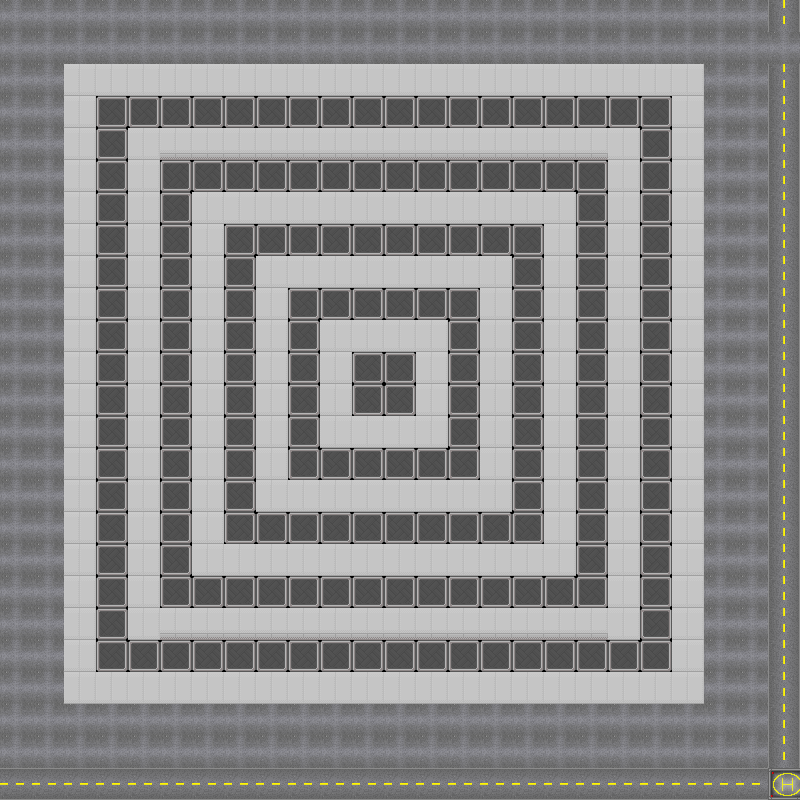

This game map was drawn from its Tiled (.tmx) file and the tilesets committed beside it. A one-line description and the full map source follow:
An orthogonal 25x25 tile map with 32x32 px tiles, 1 tile layer (Tile Layer 1).

<map version="1.0" orientation="orthogonal" renderorder="right-down" width="25" height="25" tilewidth="32" tileheight="32" nextobjectid="1">
 <tileset firstgid="1" name="tileset" tilewidth="32" tileheight="32" tilecount="345" columns="15">
  <image source="tileset.png" width="480" height="736" />
 </tileset>
 <layer name="Tile Layer 1" width="25" height="25">
  <data encoding="csv">
277,277,277,277,277,277,277,277,277,277,277,277,277,277,277,277,277,277,277,277,277,277,277,277,272,
277,277,277,277,277,277,277,277,277,277,277,277,277,277,277,277,277,277,277,277,277,277,277,277,277,
277,277,11,11,11,11,11,11,11,11,11,11,11,11,11,11,11,11,11,11,11,11,277,277,272,
277,277,11,28,28,28,28,28,28,28,28,28,28,28,28,28,28,28,28,28,28,11,277,277,272,
277,277,11,28,11,10,10,10,10,10,10,10,10,10,10,10,10,10,10,11,28,11,277,277,272,
277,277,11,28,11,28,28,28,28,28,28,28,28,28,28,28,28,28,28,11,28,11,277,277,272,
277,277,11,28,11,28,11,11,11,11,11,11,11,11,11,11,11,11,28,11,28,11,277,277,272,
277,277,11,28,11,28,11,28,28,28,28,28,28,28,28,28,28,11,28,11,28,11,277,277,272,
277,277,11,28,11,28,11,28,11,11,11,11,11,11,11,11,28,11,28,11,28,11,277,277,272,
277,277,11,28,11,28,11,28,11,28,28,28,28,28,28,11,28,11,28,11,28,11,277,277,272,
277,277,11,28,11,28,11,28,11,28,11,11,11,11,28,11,28,11,28,11,2684354588,11,277,277,272,
277,277,11,28,11,28,11,28,11,28,11,28,28,11,28,11,28,11,28,11,2684354588,11,277,277,272,
277,277,11,28,11,28,11,28,11,28,11,28,28,11,28,11,28,11,28,11,2684354588,11,277,277,272,
277,277,11,28,11,28,11,28,11,28,11,11,11,11,28,11,28,11,28,11,2684354588,11,277,277,272,
277,277,11,28,11,28,11,28,11,28,28,28,28,28,28,11,28,11,28,11,2684354588,11,277,277,272,
277,277,11,28,11,28,11,28,11,11,11,11,11,11,11,11,28,11,28,11,2684354588,11,277,277,272,
277,277,11,28,11,28,11,28,28,28,28,28,28,28,28,28,28,11,28,11,2684354588,11,277,277,272,
277,277,11,28,11,28,11,11,11,11,11,11,11,11,11,11,11,11,28,11,2684354588,11,277,277,272,
277,277,11,28,11,28,28,28,28,28,28,28,28,28,28,28,28,28,28,11,2684354588,11,277,277,272,
277,277,11,28,11,10,10,10,10,10,10,10,10,10,10,10,10,10,10,11,2684354588,11,277,277,272,
277,277,11,28,28,28,28,28,28,28,28,28,28,28,28,28,28,28,28,28,28,11,277,277,272,
277,277,11,11,11,11,11,11,11,11,11,11,11,11,11,11,11,11,11,11,11,11,277,277,272,
277,277,277,277,277,277,277,277,277,277,277,277,277,277,277,277,277,277,277,277,277,277,277,277,272,
277,277,277,277,277,277,277,277,277,277,277,277,277,277,277,277,277,277,277,277,277,277,277,277,272,
271,271,271,271,271,271,271,271,271,271,271,271,271,271,271,271,271,271,271,271,271,271,271,271,284
</data>
 </layer>
</map>
